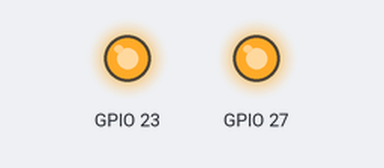
The program below on a simulated Raspberry Pi (BCM pin numbers). Parts: output pins drawn as LEDs (lit = HIGH). What the program prints to the terminal is not drawn. At 0.0 s the program stops and its outputs stay as they are.

Above: at 0.1 s.
Timing chart, 0 to 1.5 s (numbered marks = the images above):
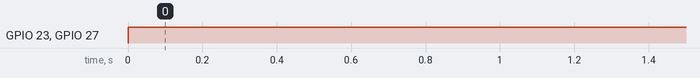

Measured:
- by itself, GPIO 23, GPIO 27: LOW → HIGH at 0.00 s

The program:

fanON.py
```python
import RPi.GPIO as GPIO
import time
GPIO.setmode(GPIO.BCM)
GPIO.setwarnings(False)
GPIO.setup(27,GPIO.OUT)
GPIO.setup(23,GPIO.OUT)

print "fan on"
GPIO.output(27,GPIO.HIGH)
GPIO.output(23,GPIO.HIGH)
```
